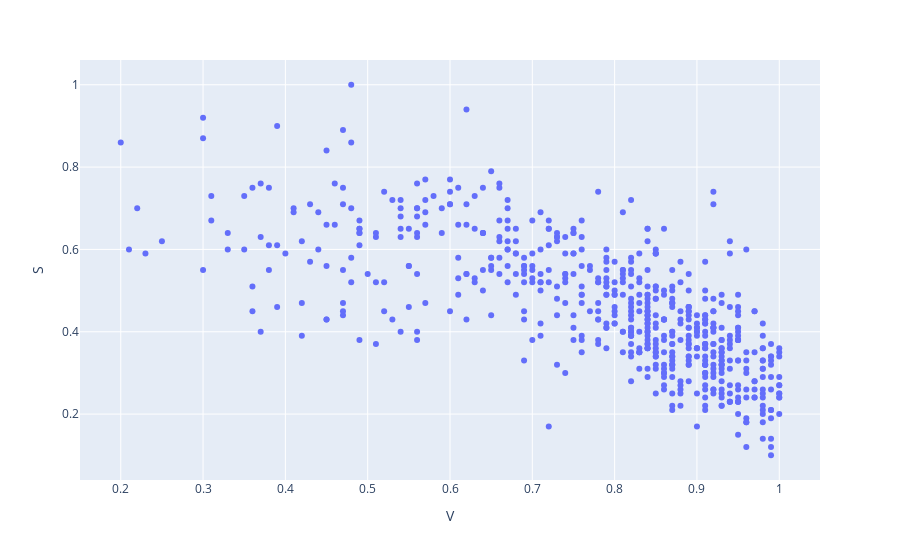

The notebook cell this image was saved under:
### Code cell
fig= px.scatter(df, x="V", y="S")
fig.show()

### Figure 1 — Plotly figure (JSON) as saved in the notebook; plotly's stock layout.template omitted (floating-point values rounded to 4 significant figures; data arrays with more than 128 entries replaced by an {"elided": "..."} marker saying what was removed)
{"data": [{"hovertemplate": "V=%{x}<br>S=%{y}<extra></extra>", "legendgroup": "", "marker": {"color": "#636efa", "symbol": "circle"}, "mode": "markers", "name": "", "orientation": "v", "showlegend": false, "type": "scatter", "x": {"elided": "625 float values"}, "xaxis": "x", "y": {"elided": "625 float values"}, "yaxis": "y"}], "layout": {"legend": {"tracegroupgap": 0}, "margin": {"t": 60}, "xaxis": {"anchor": "y", "domain": [0, 1], "title": {"text": "V"}}, "yaxis": {"anchor": "x", "domain": [0, 1], "title": {"text": "S"}}}}
